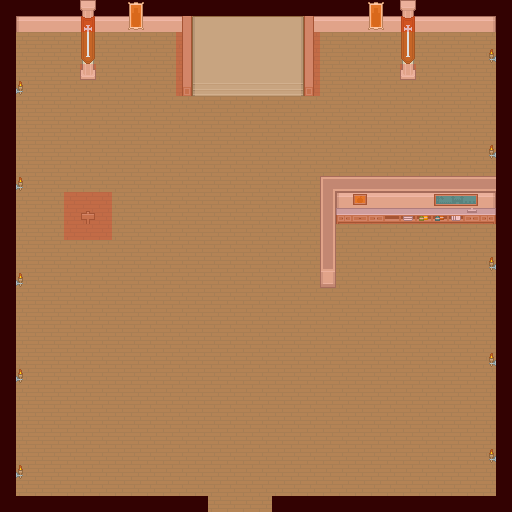

Tiled map render using the project's own tile images. Description and the map definition, with tile-layer contents summarised, below:
An orthogonal 32x32 tile map with 16x16 px tiles, 6 tile layers (grass, Tile Layer 3, player, Tile Layer 4, ...), 3 tilesets.

<map version="1.0" orientation="orthogonal" renderorder="right-down" width="32" height="32" tilewidth="16" tileheight="16" nextobjectid="163">
 <tileset firstgid="1" name="roguelikeSheet_transparent" tilewidth="16" tileheight="16" spacing="1">
  <image source="roguelikeSheet_transparent.png" width="968" height="526" />
 </tileset>
 <tileset firstgid="1768" name="roguelikeIndoor_transparent" tilewidth="16" tileheight="16" spacing="1">
  <image source="roguelikeIndoor_transparent.png" width="457" height="305" />
 </tileset>
 <tileset firstgid="2236" name="meta_tiles" tilewidth="16" tileheight="16" spacing="1" margin="1">
  <image source="meta_tiles.png" width="35" height="18" />
 </tileset>
 <layer name="grass" width="32" height="32">
  <data>[1024 cells, 904 non-empty, 1 distinct tile ids]</data>
 </layer>
 <layer name="Tile Layer 3" width="32" height="32">
  <data>[1024 cells, 59 non-empty, 13 distinct tile ids]</data>
 </layer>
 <layer name="player" width="32" height="32">
  <data>[1024 cells, 0 non-empty, 0 distinct tile ids]</data>
 </layer>
 <layer name="Tile Layer 4" width="32" height="32">
  <data>[1024 cells, 71 non-empty, 28 distinct tile ids]</data>
 </layer>
 <layer name="Tile Layer 6" width="32" height="32">
  <data>[1024 cells, 10 non-empty, 7 distinct tile ids]</data>
 </layer>
 <layer name="collisions" width="32" height="32">
  <data>[1024 cells, 199 non-empty, 1 distinct tile ids]</data>
 </layer>
</map>
